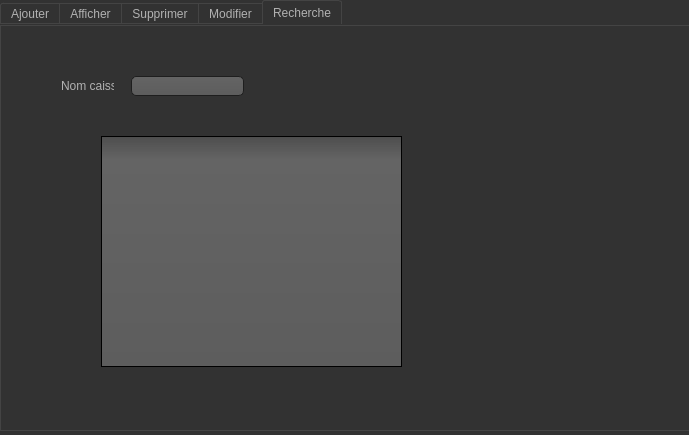
<?xml version="1.0" encoding="UTF-8"?>
<ui version="4.0">
 <class>gestion_caisse</class>
 <widget class="QDialog" name="gestion_caisse">
  <property name="geometry">
   <rect>
    <x>0</x>
    <y>0</y>
    <width>689</width>
    <height>435</height>
   </rect>
  </property>
  <property name="windowTitle">
   <string>Dialog</string>
  </property>
  <property name="styleSheet">
   <string notr="true">QToolTip
{
     border: 1px solid black;
     background-color: #ffa02f;
     padding: 1px;
     border-radius: 3px;
     opacity: 100;
}

QWidget
{
    color: #b1b1b1;
    background-color: #323232;
}

QWidget:item:hover
{
    background-color: QLinearGradient( x1: 0, y1: 0, x2: 0, y2: 1, stop: 0 #ffa02f, stop: 1 #ca0619);
    color: #000000;
}

QWidget:item:selected
{
    background-color: QLinearGradient( x1: 0, y1: 0, x2: 0, y2: 1, stop: 0 #ffa02f, stop: 1 #d7801a);
}

QMenuBar::item
{
    background: transparent;
}

QMenuBar::item:selected
{
    background: transparent;
    border: 1px solid #ffaa00;
}

QMenuBar::item:pressed
{
    background: #444;
    border: 1px solid #000;
    background-color: QLinearGradient(
        x1:0, y1:0,
        x2:0, y2:1,
        stop:1 #212121,
        stop:0.4 #343434/*,
        stop:0.2 #343434,
        stop:0.1 #ffaa00*/
    );
    margin-bottom:-1px;
    padding-bottom:1px;
}

QMenu
{
    border: 1px solid #000;
}

QMenu::item
{
    padding: 2px 20px 2px 20px;
}

QMenu::item:selected
{
    color: #000000;
}

QWidget:disabled
{
    color: #404040;
    background-color: #323232;
}

QAbstractItemView
{
    background-color: QLinearGradient( x1: 0, y1: 0, x2: 0, y2: 1, stop: 0 #4d4d4d, stop: 0.1 #646464, stop: 1 #5d5d5d);
}

QWidget:focus
{
    /*border: 2px solid QLinearGradient( x1: 0, y1: 0, x2: 0, y2: 1, stop: 0 #ffa02f, stop: 1 #d7801a);*/
}

QLineEdit
{
    background-color: QLinearGradient( x1: 0, y1: 0, x2: 0, y2: 1, stop: 0 #4d4d4d, stop: 0 #646464, stop: 1 #5d5d5d);
    padding: 1px;
    border-style: solid;
    border: 1px solid #1e1e1e;
    border-radius: 5;
}

QPushButton
{
    color: #b1b1b1;
    background-color: QLinearGradient( x1: 0, y1: 0, x2: 0, y2: 1, stop: 0 #565656, stop: 0.1 #525252, stop: 0.5 #4e4e4e, stop: 0.9 #4a4a4a, stop: 1 #464646);
    border-width: 1px;
    border-color: #1e1e1e;
    border-style: solid;
    border-radius: 6;
    padding: 3px;
    font-size: 12px;
    padding-left: 5px;
    padding-right: 5px;
}

QPushButton:pressed
{
    background-color: QLinearGradient( x1: 0, y1: 0, x2: 0, y2: 1, stop: 0 #2d2d2d, stop: 0.1 #2b2b2b, stop: 0.5 #292929, stop: 0.9 #282828, stop: 1 #252525);
}

QComboBox
{
    selection-background-color: #ffaa00;
    background-color: QLinearGradient( x1: 0, y1: 0, x2: 0, y2: 1, stop: 0 #565656, stop: 0.1 #525252, stop: 0.5 #4e4e4e, stop: 0.9 #4a4a4a, stop: 1 #464646);
    border-style: solid;
    border: 1px solid #1e1e1e;
    border-radius: 5;
}

QComboBox:hover,QPushButton:hover
{
    border: 2px solid QLinearGradient( x1: 0, y1: 0, x2: 0, y2: 1, stop: 0 #ffa02f, stop: 1 #d7801a);
}


QComboBox:on
{
    padding-top: 3px;
    padding-left: 4px;
    background-color: QLinearGradient( x1: 0, y1: 0, x2: 0, y2: 1, stop: 0 #2d2d2d, stop: 0.1 #2b2b2b, stop: 0.5 #292929, stop: 0.9 #282828, stop: 1 #252525);
    selection-background-color: #ffaa00;
}

QComboBox QAbstractItemView
{
    border: 2px solid darkgray;
    selection-background-color: QLinearGradient( x1: 0, y1: 0, x2: 0, y2: 1, stop: 0 #ffa02f, stop: 1 #d7801a);
}

QComboBox::drop-down
{
     subcontrol-origin: padding;
     subcontrol-position: top right;
     width: 15px;

     border-left-width: 0px;
     border-left-color: darkgray;
     border-left-style: solid; /* just a single line */
     border-top-right-radius: 3px; /* same radius as the QComboBox */
     border-bottom-right-radius: 3px;
 }

QComboBox::down-arrow
{
     image: url(:/down_arrow.png);
}

QGroupBox:focus
{
border: 2px solid QLinearGradient( x1: 0, y1: 0, x2: 0, y2: 1, stop: 0 #ffa02f, stop: 1 #d7801a);
}

QTextEdit:focus
{
    border: 2px solid QLinearGradient( x1: 0, y1: 0, x2: 0, y2: 1, stop: 0 #ffa02f, stop: 1 #d7801a);
}

QScrollBar:horizontal {
     border: 1px solid #222222;
     background: QLinearGradient( x1: 0, y1: 0, x2: 0, y2: 1, stop: 0.0 #121212, stop: 0.2 #282828, stop: 1 #484848);
     height: 7px;
     margin: 0px 16px 0 16px;
}

QScrollBar::handle:horizontal
{
      background: QLinearGradient( x1: 0, y1: 0, x2: 1, y2: 0, stop: 0 #ffa02f, stop: 0.5 #d7801a, stop: 1 #ffa02f);
      min-height: 20px;
      border-radius: 2px;
}

QScrollBar::add-line:horizontal {
      border: 1px solid #1b1b19;
      border-radius: 2px;
      background: QLinearGradient( x1: 0, y1: 0, x2: 1, y2: 0, stop: 0 #ffa02f, stop: 1 #d7801a);
      width: 14px;
      subcontrol-position: right;
      subcontrol-origin: margin;
}

QScrollBar::sub-line:horizontal {
      border: 1px solid #1b1b19;
      border-radius: 2px;
      background: QLinearGradient( x1: 0, y1: 0, x2: 1, y2: 0, stop: 0 #ffa02f, stop: 1 #d7801a);
      width: 14px;
     subcontrol-position: left;
     subcontrol-origin: margin;
}

QScrollBar::right-arrow:horizontal, QScrollBar::left-arrow:horizontal
{
      border: 1px solid black;
      width: 1px;
      height: 1px;
      background: white;
}

QScrollBar::add-page:horizontal, QScrollBar::sub-page:horizontal
{
      background: none;
}

QScrollBar:vertical
{
      background: QLinearGradient( x1: 0, y1: 0, x2: 1, y2: 0, stop: 0.0 #121212, stop: 0.2 #282828, stop: 1 #484848);
      width: 7px;
      margin: 16px 0 16px 0;
      border: 1px solid #222222;
}

QScrollBar::handle:vertical
{
      background: QLinearGradient( x1: 0, y1: 0, x2: 0, y2: 1, stop: 0 #ffa02f, stop: 0.5 #d7801a, stop: 1 #ffa02f);
      min-height: 20px;
      border-radius: 2px;
}

QScrollBar::add-line:vertical
{
      border: 1px solid #1b1b19;
      border-radius: 2px;
      background: QLinearGradient( x1: 0, y1: 0, x2: 0, y2: 1, stop: 0 #ffa02f, stop: 1 #d7801a);
      height: 14px;
      subcontrol-position: bottom;
      subcontrol-origin: margin;
}

QScrollBar::sub-line:vertical
{
      border: 1px solid #1b1b19;
      border-radius: 2px;
      background: QLinearGradient( x1: 0, y1: 0, x2: 0, y2: 1, stop: 0 #d7801a, stop: 1 #ffa02f);
      height: 14px;
      subcontrol-position: top;
      subcontrol-origin: margin;
}

QScrollBar::up-arrow:vertical, QScrollBar::down-arrow:vertical
{
      border: 1px solid black;
      width: 1px;
      height: 1px;
      background: white;
}


QScrollBar::add-page:vertical, QScrollBar::sub-page:vertical
{
      background: none;
}

QTextEdit
{
    background-color: #242424;
}

QPlainTextEdit
{
    background-color: #242424;
}

QHeaderView::section
{
    background-color: QLinearGradient(x1:0, y1:0, x2:0, y2:1, stop:0 #616161, stop: 0.5 #505050, stop: 0.6 #434343, stop:1 #656565);
    color: white;
    padding-left: 4px;
    border: 1px solid #6c6c6c;
}

QCheckBox:disabled
{
color: #414141;
}

QDockWidget::title
{
    text-align: center;
    spacing: 3px; /* spacing between items in the tool bar */
    background-color: QLinearGradient(x1:0, y1:0, x2:0, y2:1, stop:0 #323232, stop: 0.5 #242424, stop:1 #323232);
}

QDockWidget::close-button, QDockWidget::float-button
{
    text-align: center;
    spacing: 1px; /* spacing between items in the tool bar */
    background-color: QLinearGradient(x1:0, y1:0, x2:0, y2:1, stop:0 #323232, stop: 0.5 #242424, stop:1 #323232);
}

QDockWidget::close-button:hover, QDockWidget::float-button:hover
{
    background: #242424;
}

QDockWidget::close-button:pressed, QDockWidget::float-button:pressed
{
    padding: 1px -1px -1px 1px;
}

QMainWindow::separator
{
    background-color: QLinearGradient(x1:0, y1:0, x2:0, y2:1, stop:0 #161616, stop: 0.5 #151515, stop: 0.6 #212121, stop:1 #343434);
    color: white;
    padding-left: 4px;
    border: 1px solid #4c4c4c;
    spacing: 3px; /* spacing between items in the tool bar */
}

QMainWindow::separator:hover
{

    background-color: QLinearGradient(x1:0, y1:0, x2:0, y2:1, stop:0 #d7801a, stop:0.5 #b56c17 stop:1 #ffa02f);
    color: white;
    padding-left: 4px;
    border: 1px solid #6c6c6c;
    spacing: 3px; /* spacing between items in the tool bar */
}

QToolBar::handle
{
     spacing: 3px; /* spacing between items in the tool bar */
     background: url(:/images/handle.png);
}

QMenu::separator
{
    height: 2px;
    background-color: QLinearGradient(x1:0, y1:0, x2:0, y2:1, stop:0 #161616, stop: 0.5 #151515, stop: 0.6 #212121, stop:1 #343434);
    color: white;
    padding-left: 4px;
    margin-left: 10px;
    margin-right: 5px;
}

QProgressBar
{
    border: 2px solid grey;
    border-radius: 5px;
    text-align: center;
}

QProgressBar::chunk
{
    background-color: #d7801a;
    width: 2.15px;
    margin: 0.5px;
}

QTabBar::tab {
    color: #b1b1b1;
    border: 1px solid #444;
    border-bottom-style: none;
    background-color: #323232;
    padding-left: 10px;
    padding-right: 10px;
    padding-top: 3px;
    padding-bottom: 2px;
    margin-right: -1px;
}

QTabWidget::pane {
    border: 1px solid #444;
    top: 1px;
}

QTabBar::tab:last
{
    margin-right: 0; /* the last selected tab has nothing to overlap with on the right */
    border-top-right-radius: 3px;
}

QTabBar::tab:first:!selected
{
 margin-left: 0px; /* the last selected tab has nothing to overlap with on the right */


    border-top-left-radius: 3px;
}

QTabBar::tab:!selected
{
    color: #b1b1b1;
    border-bottom-style: solid;
    margin-top: 3px;
    background-color: QLinearGradient(x1:0, y1:0, x2:0, y2:1, stop:1 #212121, stop:.4 #343434);
}

QTabBar::tab:selected
{
    border-top-left-radius: 3px;
    border-top-right-radius: 3px;
    margin-bottom: 0px;
}

QTabBar::tab:!selected:hover
{
    /*border-top: 2px solid #ffaa00;
    padding-bottom: 3px;*/
    border-top-left-radius: 3px;
    border-top-right-radius: 3px;
    background-color: QLinearGradient(x1:0, y1:0, x2:0, y2:1, stop:1 #212121, stop:0.4 #343434, stop:0.2 #343434, stop:0.1 #ffaa00);
}

QRadioButton::indicator:checked, QRadioButton::indicator:unchecked{
    color: #b1b1b1;
    background-color: #323232;
    border: 1px solid #b1b1b1;
    border-radius: 6px;
}

QRadioButton::indicator:checked
{
    background-color: qradialgradient(
        cx: 0.5, cy: 0.5,
        fx: 0.5, fy: 0.5,
        radius: 1.0,
        stop: 0.25 #ffaa00,
        stop: 0.3 #323232
    );
}

QCheckBox::indicator{
    color: #b1b1b1;
    background-color: #323232;
    border: 1px solid #b1b1b1;
    width: 9px;
    height: 9px;
}

QRadioButton::indicator
{
    border-radius: 6px;
}

QRadioButton::indicator:hover, QCheckBox::indicator:hover
{
    border: 1px solid #ffaa00;
}

QCheckBox::indicator:checked
{
    image:url(:/images/checkbox.png);
}

QCheckBox::indicator:disabled, QRadioButton::indicator:disabled
{
    border: 1px solid #444;
}</string>
  </property>
  <widget class="QTabWidget" name="tabWidget">
   <property name="geometry">
    <rect>
     <x>-150</x>
     <y>140</y>
     <width>127</width>
     <height>80</height>
    </rect>
   </property>
   <widget class="QWidget" name="tab">
    <attribute name="title">
     <string>Tab 1</string>
    </attribute>
   </widget>
   <widget class="QWidget" name="tab_2">
    <attribute name="title">
     <string>Tab 2</string>
    </attribute>
   </widget>
  </widget>
  <widget class="QTabWidget" name="tabWidget_2">
   <property name="geometry">
    <rect>
     <x>0</x>
     <y>0</y>
     <width>691</width>
     <height>431</height>
    </rect>
   </property>
   <property name="currentIndex">
    <number>4</number>
   </property>
   <widget class="QWidget" name="tab_3">
    <attribute name="title">
     <string>Ajouter</string>
    </attribute>
    <widget class="QPushButton" name="pushButton">
     <property name="geometry">
      <rect>
       <x>300</x>
       <y>190</y>
       <width>75</width>
       <height>23</height>
      </rect>
     </property>
     <property name="text">
      <string>Ajouter</string>
     </property>
    </widget>
    <widget class="QWidget" name="layoutWidget">
     <property name="geometry">
      <rect>
       <x>36</x>
       <y>50</y>
       <width>197</width>
       <height>48</height>
      </rect>
     </property>
     <layout class="QFormLayout" name="formLayout">
      <item row="0" column="0">
       <widget class="QLabel" name="label">
        <property name="text">
         <string>Nom caisse</string>
        </property>
       </widget>
      </item>
      <item row="0" column="1">
       <widget class="QLineEdit" name="lineEdit"/>
      </item>
      <item row="1" column="0">
       <widget class="QLabel" name="label_2">
        <property name="text">
         <string>Disponibilite</string>
        </property>
       </widget>
      </item>
      <item row="1" column="1">
       <widget class="QLineEdit" name="lineEdit_2"/>
      </item>
     </layout>
    </widget>
   </widget>
   <widget class="QWidget" name="tab_4">
    <attribute name="title">
     <string>Afficher</string>
    </attribute>
    <widget class="QTableView" name="tableView">
     <property name="geometry">
      <rect>
       <x>150</x>
       <y>80</y>
       <width>256</width>
       <height>192</height>
      </rect>
     </property>
    </widget>
   </widget>
   <widget class="QWidget" name="tab_5">
    <attribute name="title">
     <string>Supprimer</string>
    </attribute>
    <widget class="QPushButton" name="pushButton_2">
     <property name="geometry">
      <rect>
       <x>240</x>
       <y>170</y>
       <width>75</width>
       <height>23</height>
      </rect>
     </property>
     <property name="text">
      <string>Supprimer</string>
     </property>
    </widget>
    <widget class="QWidget" name="layoutWidget">
     <property name="geometry">
      <rect>
       <x>20</x>
       <y>50</y>
       <width>194</width>
       <height>22</height>
      </rect>
     </property>
     <layout class="QFormLayout" name="formLayout_2">
      <item row="0" column="0">
       <widget class="QLabel" name="label_6">
        <property name="text">
         <string>Nom caisse</string>
        </property>
       </widget>
      </item>
      <item row="0" column="1">
       <widget class="QLineEdit" name="lineEdit_3"/>
      </item>
     </layout>
    </widget>
   </widget>
   <widget class="QWidget" name="tab_6">
    <attribute name="title">
     <string>Modifier</string>
    </attribute>
    <widget class="QPushButton" name="pushButton_3">
     <property name="geometry">
      <rect>
       <x>300</x>
       <y>210</y>
       <width>75</width>
       <height>23</height>
      </rect>
     </property>
     <property name="text">
      <string>Modifier</string>
     </property>
    </widget>
    <widget class="QWidget" name="layoutWidget">
     <property name="geometry">
      <rect>
       <x>50</x>
       <y>50</y>
       <width>261</width>
       <height>91</height>
      </rect>
     </property>
     <layout class="QFormLayout" name="formLayout_3">
      <item row="0" column="0">
       <widget class="QLabel" name="label_4">
        <property name="text">
         <string>Nom caisse</string>
        </property>
       </widget>
      </item>
      <item row="0" column="1">
       <widget class="QLineEdit" name="lineEdit_4"/>
      </item>
      <item row="1" column="0">
       <widget class="QLabel" name="label_3">
        <property name="text">
         <string>Disponibilite</string>
        </property>
       </widget>
      </item>
      <item row="1" column="1">
       <widget class="QLineEdit" name="lineEdit_5"/>
      </item>
     </layout>
    </widget>
   </widget>
   <widget class="QWidget" name="tab_7">
    <attribute name="title">
     <string>Recherche</string>
    </attribute>
    <widget class="QLineEdit" name="lineEdit_6">
     <property name="geometry">
      <rect>
       <x>130</x>
       <y>50</y>
       <width>113</width>
       <height>20</height>
      </rect>
     </property>
    </widget>
    <widget class="QTableView" name="tableView_2">
     <property name="geometry">
      <rect>
       <x>100</x>
       <y>110</y>
       <width>301</width>
       <height>231</height>
      </rect>
     </property>
    </widget>
    <widget class="QLabel" name="label_7">
     <property name="geometry">
      <rect>
       <x>60</x>
       <y>50</y>
       <width>53</width>
       <height>20</height>
      </rect>
     </property>
     <property name="text">
      <string>Nom caisse</string>
     </property>
    </widget>
   </widget>
  </widget>
 </widget>
 <resources/>
 <connections/>
</ui>
